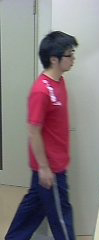
//> input picture HOGDescription/HOGDescription/0.jpg, 99 x 240 px
$ ./HOGDescription   (built with g++ and OpenCV 4)
//> lines starting //> are read from the running program, lines starting //| are printed output that depends on the picture
#include<opencv2/opencv.hpp>
#include<iostream>

using namespace cv;
using namespace std;

float O_Distance(float* a, float* b, int n);
int calHOG(Mat src, float* hist, int nAngle, int cellSize);


int main()
{
	Mat srcMat = imread("0.jpg");
//> srcMat is the input picture: 240 rows x 99 cols, CV_8UC3; mean B, G, R 125.9, 122.7, 133.1
	Mat test1Mat = imread("1.jpg");
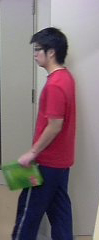
//> input picture HOGDescription/HOGDescription/1.jpg, 99 x 240 px
//> test1Mat is the input picture: 240 rows x 99 cols, CV_8UC3; mean B, G, R 118.2, 113, 129.2
	Mat test2Mat = imread("2.jpg");
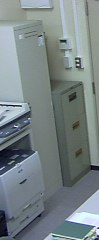
//> input picture HOGDescription/HOGDescription/2.jpg, 99 x 240 px
//> test2Mat is the input picture: 240 rows x 99 cols, CV_8UC3; mean B, G, R 134.1, 131.7, 120.7

	int cellSize = 16;
	int nAngle = 8;		//角度量化

	int nX = srcMat.cols / cellSize;
//> nX = 6
	int nY = srcMat.rows / cellSize;
//> nY = 15
	int bins = nX * nY * nAngle;
//> bins = 720

	float* src_hist = new float[bins];		//动态开辟内存
	memset(src_hist, 0, sizeof(float) * bins);
	float* test1_hist = new float[bins];
	memset(test1_hist, 0, sizeof(float) * bins);
	float* test2_hist = new float[bins];
	memset(test2_hist, 0, sizeof(float) * bins);

	int reCode = 0;
	reCode = calHOG(srcMat, src_hist, nAngle, cellSize);
	reCode = calHOG(test1Mat, test1_hist, nAngle, cellSize);
	reCode = calHOG(test2Mat, test2_hist, nAngle, cellSize);
	if (reCode != 0)
	{
		return -1;
	}

	//计算直方图距离
	float distance1 = O_Distance(src_hist, test1_hist, bins);
	float distance2 = O_Distance(src_hist, test2_hist, bins);

	cout << "测试一的欧几里得距离为:" << distance1 << endl;
	cout << "测试二的欧几里得距离为:" << distance2 << endl;

	if (distance1 > distance2)
		cout << "第二张图更接近原图" << endl;
	else
		cout << "第一张图更接近原图" << endl;

	delete[] src_hist;		//释放内存
	delete[] test1_hist;
	delete[] test2_hist;
	return 0;
}

int calHOG(Mat src, float* hist, int nAngle, int cellSize)
{
//> called with nAngle = 8, cellSize = 16
	Mat gx, gy;
	Mat mag, angle;
	Sobel(src, gx, CV_32F, 1, 0, 1);
	Sobel(src, gy, CV_32F, 0, 1, 1);
	cartToPolar(gx, gy, mag, angle, true);
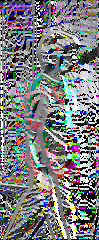
//> angle: 240 rows x 99 cols, CV_32FC3; mean B, G, R 180.3, 175.8, 175; drawn with min black and max white
	Rect roi;
	roi.height = cellSize;
	roi.width = cellSize;
	int nX = src.cols / cellSize;
//> nX = 6
	int nY = src.rows / cellSize;
//> nY = 15
	for (int i = 0; i < nY; i++)
	{
		for (int j = 0; j < nX; j++)
		{
			Mat roiMat;
			Mat roiMag;
			Mat roiAgl;
			roi.x = j * cellSize;
			roi.y = i * cellSize;
			//赋值图像
			roiMat = src(roi);
			roiMag = mag(roi);
			roiAgl = angle(roi);
			//当前cell第一个元素在数组中的位置
			int head = (i *nX + j)*nAngle;
			for (int n = 0; n < roiMat.rows; n++)
			{
				for (int m = 0; m < roiMat.cols; m++)
				{
					hist[head + (int)roiAgl.at<float>(n, m) / (360 / nAngle)] += roiMag.at<float>(n, m);
				}
			}
		}
	}
//> in main, `reCode = calHOG(srcMat, src_hist, nAngle, cellSize);`: reCode = 0
//> call 2 of calHOG, with nAngle = 8, cellSize = 16
//> in calHOG (call 2), `cartToPolar(gx, gy, mag, angle, true);`:
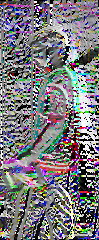
//> angle: 240 rows x 99 cols, CV_32FC3; mean B, G, R 176, 169.5, 172; drawn with min black and max white
//> in calHOG (call 2), `roi.height = cellSize;`: roi = Rect(0, 0, 0, 16)
//> in calHOG (call 2), `roi.width = cellSize;`: roi = Rect(0, 0, 16, 16)
//> call 3 of calHOG, with nAngle = 8, cellSize = 16
//> in calHOG (call 3), `Sobel(src, gy, CV_32F, 0, 1, 1);`:
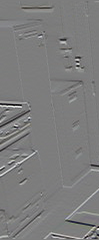
//> gy: 240 rows x 99 cols, CV_32FC3; mean B, G, R -0.3, -0.3, -0.4; drawn with min black and max white
//> in calHOG (call 3), `cartToPolar(gx, gy, mag, angle, true);`:
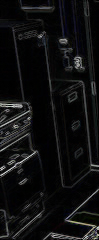
//> mag: 240 rows x 99 cols, CV_32FC3; mean B, G, R 16.7, 16.2, 16
//> in calHOG (call 3), `cartToPolar(gx, gy, mag, angle, true);`:
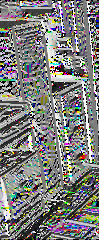
//> angle: 240 rows x 99 cols, CV_32FC3; mean B, G, R 173.8, 176.1, 175.6; drawn with min black and max white
//> in calHOG (call 3), `roi.height = cellSize;`: roi = Rect(0, 0, 0, 16)
//> in calHOG (call 3), `roi.width = cellSize;`: roi = Rect(0, 0, 16, 16)
	return 0;
}


float O_Distance(float* a, float* b, int n)
{
//> called with n = 720
	float distance = 0;
	for (int i = 0; i < n; i++)
	{
		distance += pow((a[i] - b[i]), 2);
	}
//> this loop made 720 passes
//> distance on passes 1 to 3: 2290.6, 23351.5, 26775.1
//> after the loop, distance = 797140736
	distance = sqrt(distance);
//> distance = 28233.7
//> the loop in O_Distance (call 2), `for (int i = 0; i < n; i++)` made 720 passes
//> distance on passes 1 to 3: 82475.1, 128388.3, 129860.5
//> in main, `float distance2 = O_Distance(src_hist, test2_hist, bins);`: distance2 = 34197.3
//| 测试一的欧几里得距离为:28233.7
//| 测试二的欧几里得距离为:34197.3
	return distance;
}
